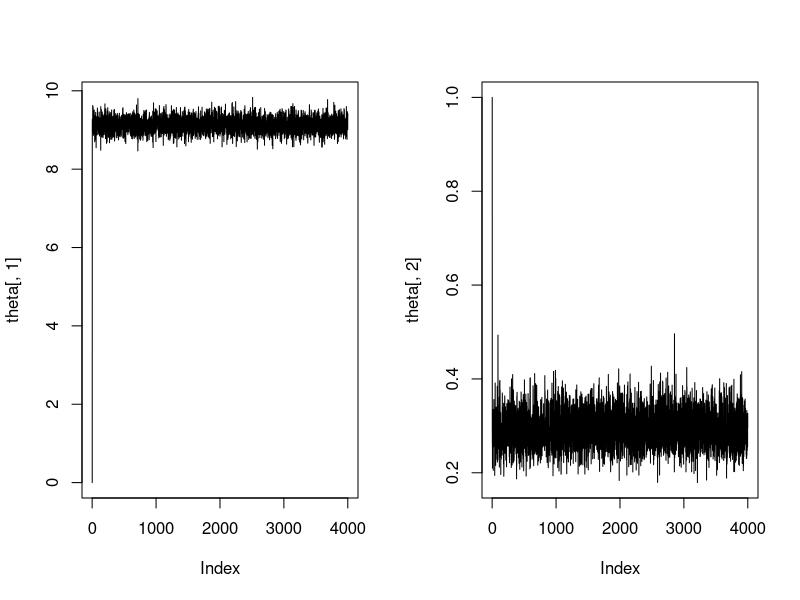
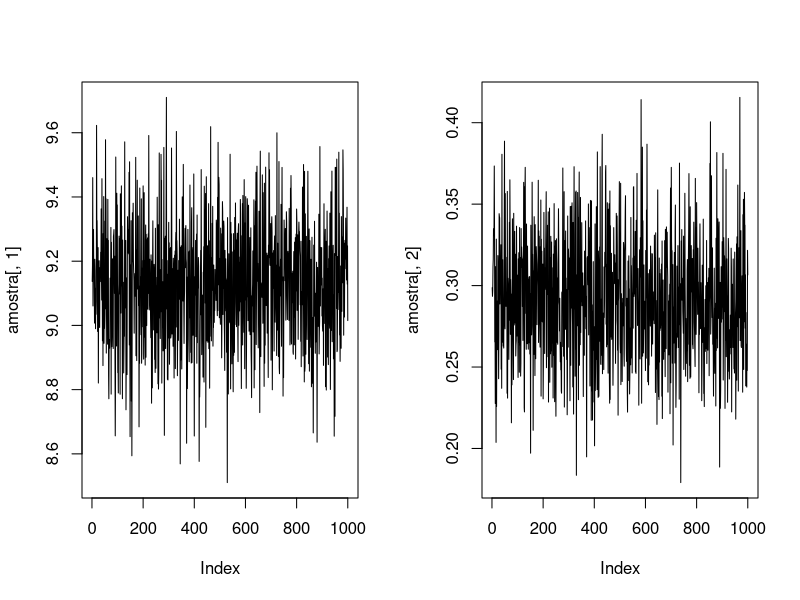
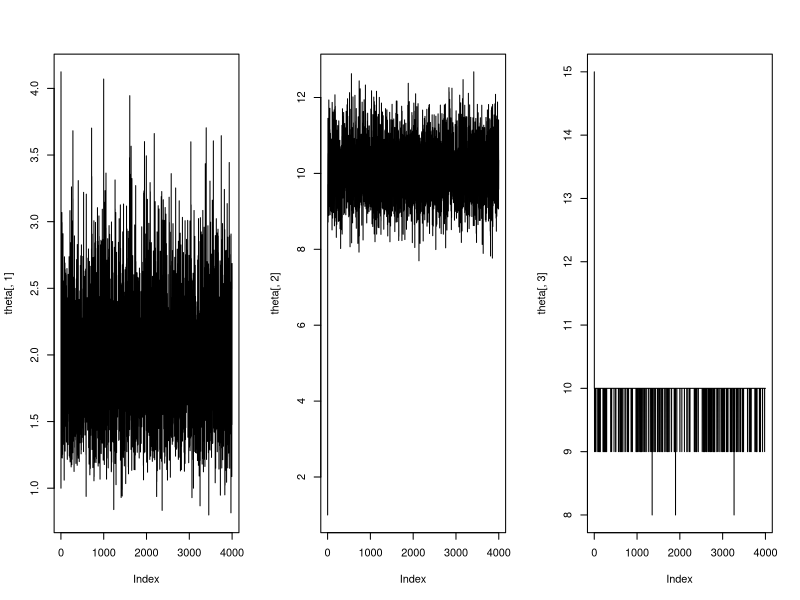
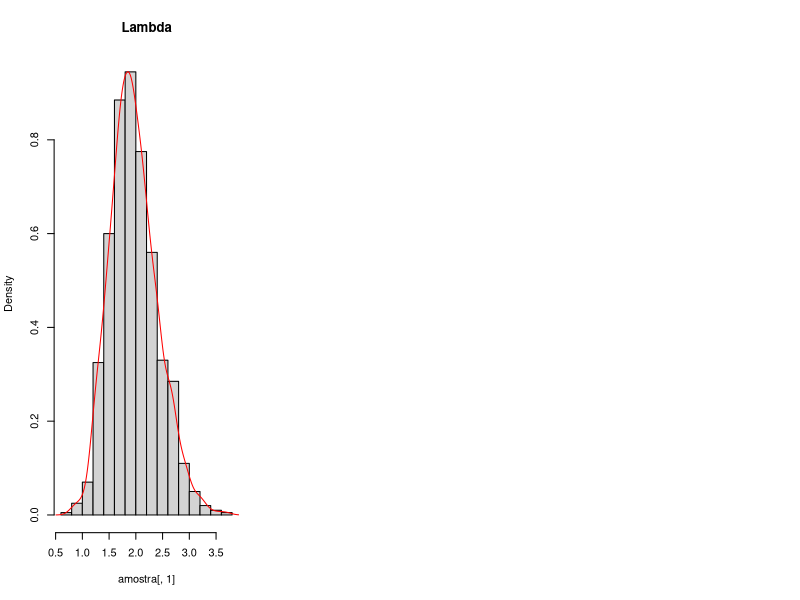

Here is the R script that generated these plots, in order: (Note: this script raises an error after producing the figures.)
# Amostrador de Gibbs


# Exemplo 1 ---------------------------------------------------------------

rm(list = ls())
set.seed(2023)

# amostra da população de estudo
n <- 100
x <- rnorm(n, 9, 2)

# parâmetros conhecidos das prioris
a = 8
b = 1
sigma0 = 10

# inicializando a cadeia
tamanho <- 4000
theta <- matrix(nrow = tamanho, ncol = 2) # col 1-->mu e col 2-->tau
theta[1,] <- c(0,1) # chute inicial mu=0 e tau=1


# algoritmo de Gibbs
for (t in 2:tamanho) {
    c <- (n*theta[t-1,2] + 1/sigma0^2)^(-1)
    m <- n*theta[t-1,2]*mean(x)*c
    mu <- rnorm(1, m, sqrt(c)) # gera mu
    
    alpha <- (n/2) + a
    beta <- 0.5*sum((x - mu)^2) + b
    tau <- rgamma(1, shape = alpha, scale = 1/beta) # gera o tau
    
    theta[t,] <- c(mu,tau) # matriz de parâmtros estimados
}

# plot dos valores gerados
par(mfrow=c(1,2))
plot(theta[,1], type = 'l')
plot(theta[,2], type = 'l')

# burn-in e saltos
amostra <- theta[seq(1001,tamanho,3),]

# plot da amostra independente gerada
par(mfrow=c(1,2))
plot(amostra[,1], type = 'l')
plot(amostra[,2], type = 'l')


# Exercício 1 -------------------------------------------------------------

rm(list = ls())
set.seed(2023)

# amostra da população de estudo com dois parâmetros
x <- c(rpois(10,3), rpois(20,10))
n <- length(x)

# hiperparâmetros (são parâmetros conhecidos usados pra controlar o processo de aprendizado do modelo)
a= b = c = d = 0.1

# inicializando a cadeia
tamanho <- 4000 # tamanho da cadeia
theta <- matrix(nrow = tamanho, ncol = 3) # col1--> lambda, col2--> phi, col3--> m
theta[1,] <- c(1,1,n/2)

# algoritmo de Gibbs
for (t in 2:tamanho) {
    s1 <- sum(x[1:theta[t-1,3]]) # soma de x até o ponto de mudança m
    s2 <- sum(x) - s1 # soma de x após o ponto de mudança m
    
    alp <- s1 + a
    bet <- theta[t-1,3] + b
    lambda <- rgamma(1, alp, bet)
    
    alp <- s2 + c
    bet <- n - theta[t-1,3] + d
    phi <- rgamma(1, alp, bet)
    
    prob <- numeric()
    for (j in 1:n) {
        t1 <- sum(x[1:j])
        t2 <- sum(x)-t1
        aux <- (lambda^t1) * exp(-j*lambda) * (phi^t2) * exp(-(n-j)*phi)
        prob <- c(prob,aux)
    }
    soma <- sum(prob)
    probb <- prob/soma
    m <- sample(x = 1:n, size = 1, prob = probb)
    
    theta[t,] <- c(lambda, phi, m)

}

# plot dos valores gerados
par(mfrow=c(1,3))
plot(theta[,1], type = 'l')
plot(theta[,2], type = 'l')
plot(theta[,3], type = 'l')

# amostra independente
amostra <- theta[seq(1001,tamanho,by=3),]

# densidade por kernel
hist(amostra[,1], probability = T,main = 'Lambda')
lines(density(amostra[,1]),col='red')

# Convergência e intervalo MDP --------------------------------------------


# análise de convergência da cadeia
library(coda)
mcmc_ <- mcmc(amostra) # objeto do tipo mcmc
codamenu() # para análise e diagnóstico da cadeia

# Gráfico de Geweke para convergência
geweke.plot(mcmc_[,1], nbins = 20) # convergência do lambda
geweke.plot(mcmc_[,2], nbins = 20) # convergência do phi
geweke.plot(mcmc_[,3], nbins = 20) # convergência do m

# intervalo de credibilidade
HPDinterval(mcmc_[,1], prob = 0.95) # intervalo do lambda
HPDinterval(mcmc_[,2], prob = 0.95) # intervalo do phi
HPDinterval(mcmc_[,3], prob = 0.95) # intervalo do m



# Intervalo de Máxima Densidade a posteriori - MDP calculado

# parâmetro lambda
lambda <- theta[seq(1001,tamanho, by=3), 1]
acf(lambda)
plot(lambda, type = 'l')

# função para obter o intervalo de credibilidade
lambda_Ord <- sort(lambda)
quant <- length(lambda_Ord)
IC_L <- function(alpha){
    LI = LS = numeric()
    for (i in 1:(quant - (1-alpha)*quant)) {
        LI[i] <- lambda_Ord[i]
        LS[i] <- lambda_Ord[i + (1-alpha)*quant]
    }
    cbind(LI, LS, LS-LI)
}

intervalos <- IC_L(0.05)
j <- which.min(intervalos[,3]) # índice do intervalo de menor comprimento
cat("O intervalo de credibilidade de 95% é: (",round(intervalos[j,1],2),",",round(intervalos[j,2],2),")")
